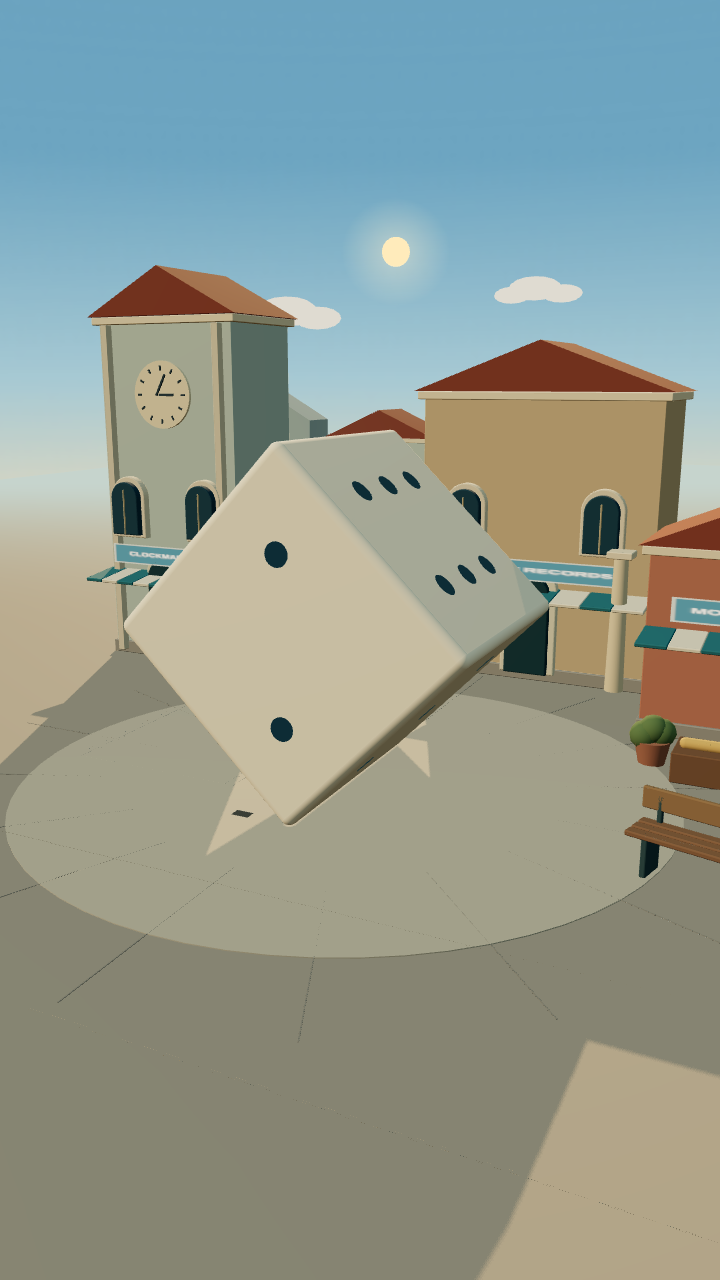
#> input picture evidence/dice-town-p4b2/approach.png, 720 x 1280 px, found by its file name; its folder holds 4 pictures in this run
$ python dice-town-p4b2-sheet.py
#> lines starting #> are read from the running program, lines starting #| are printed output that depends on the picture
from pathlib import Path
from PIL import Image,ImageDraw,ImageFont
import subprocess
out=Path('evidence/dice-town-p4b2');tmp=Path('renders/dice-town-p4b2');font=ImageFont.truetype('/usr/share/fonts/truetype/dejavu/DejaVuSans.ttf',18)
items=[('D11 approach','approach'),('D11 near six','near-six'),('D11 kick','kick'),('D11 four outcome','non-six'),('D13 native insert','D13-clue'),('D16 old native crop','D16-native-source-crop'),('D28 legal five','D28-five')]
b=Image.new('RGB',(1560,1466),'#17232b');d=ImageDraw.Draw(b)
#> after `b = Image.new('RGB', (1560, 1466), '#17232b')`:
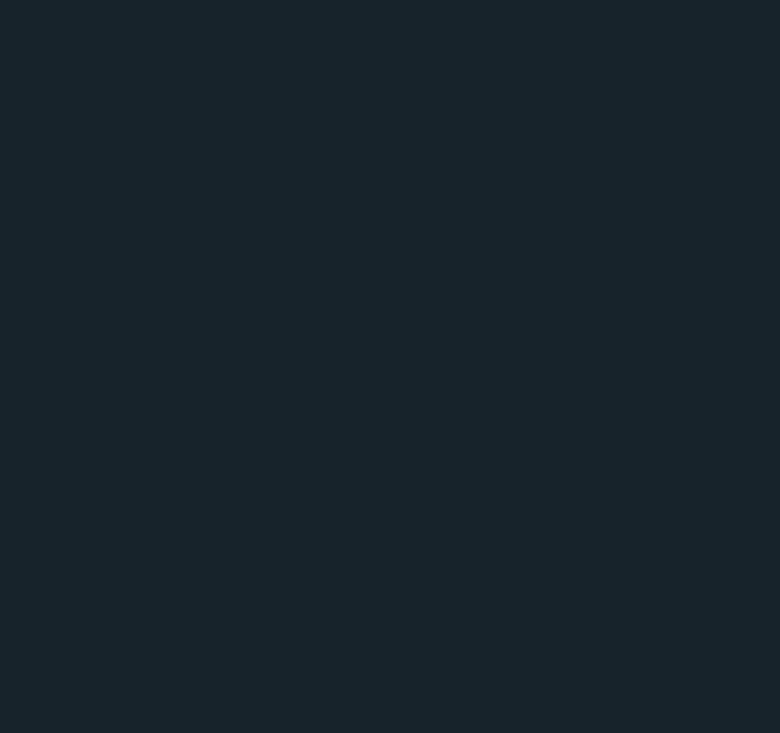
#> b: PIL image 1560x1466 RGB (shown at 1/2 size); mean R, G, B 23, 35, 43
for i,(label,name)in enumerate(items):
 im=Image.open(out/(name+'.png'));x=i%4*390;y=i//4*733;b.paste(im.resize((390,693),Image.Resampling.LANCZOS),(x,y+35));d.text((x+5,y+7),label,font=font,fill='white')
#> further down, im is the input picture: PIL image 720x1280 RGB; mean R, G, B 145.7, 155, 145.2
#> after `b.paste(im.resize((390, 693), Image.Resampling.LANCZOS), (x, y + 35))`:
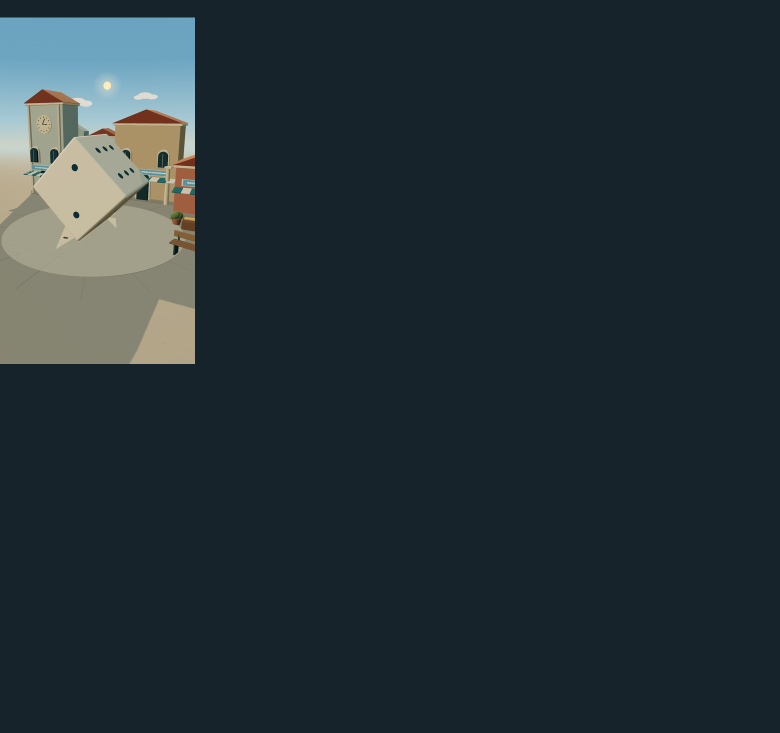
#> b: PIL image 1560x1466 RGB (shown at 1/2 size); mean R, G, B 37.5, 49.2, 55.1
#> (the run stopped early here; a loop or call above may not have finished)
